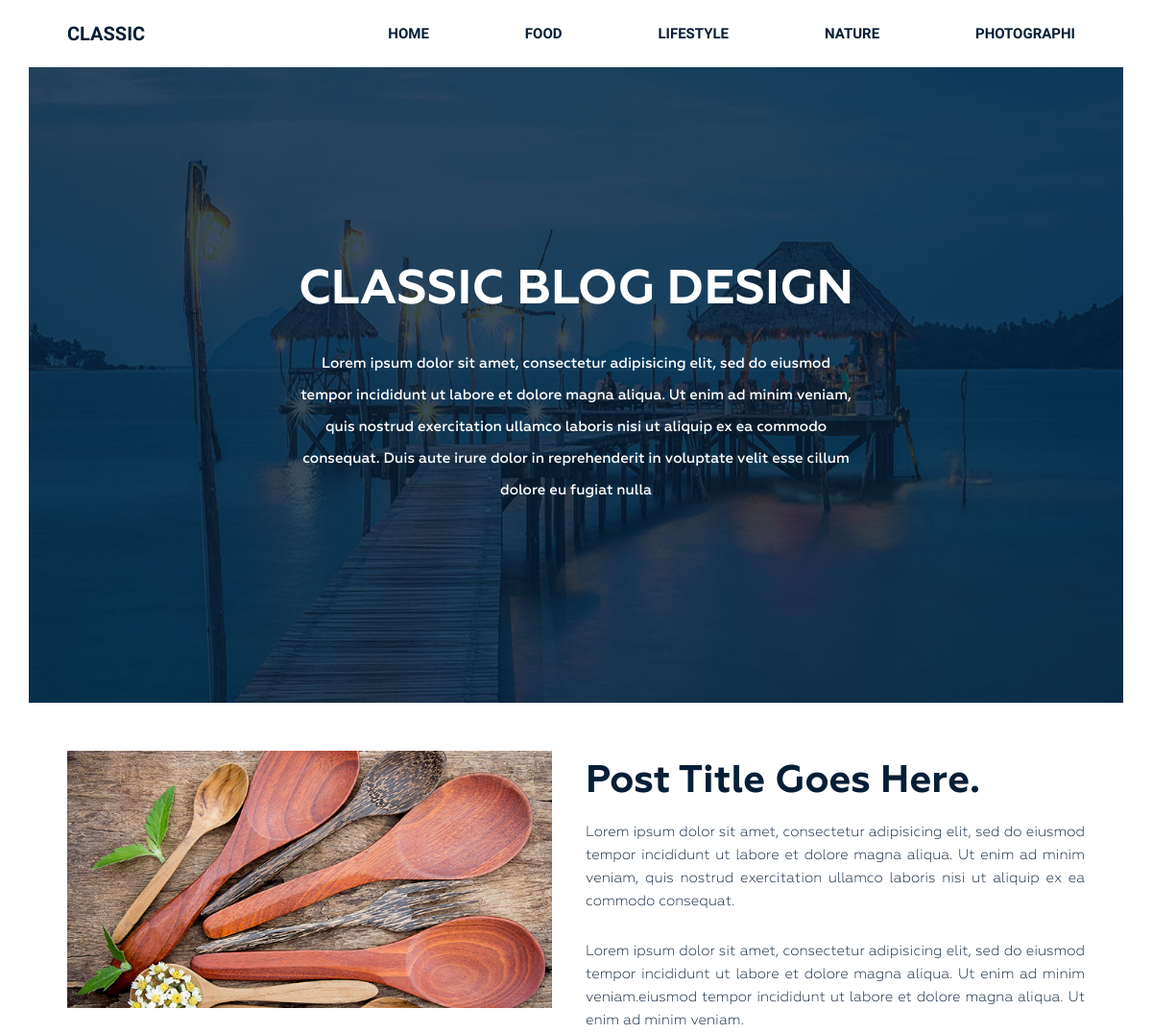
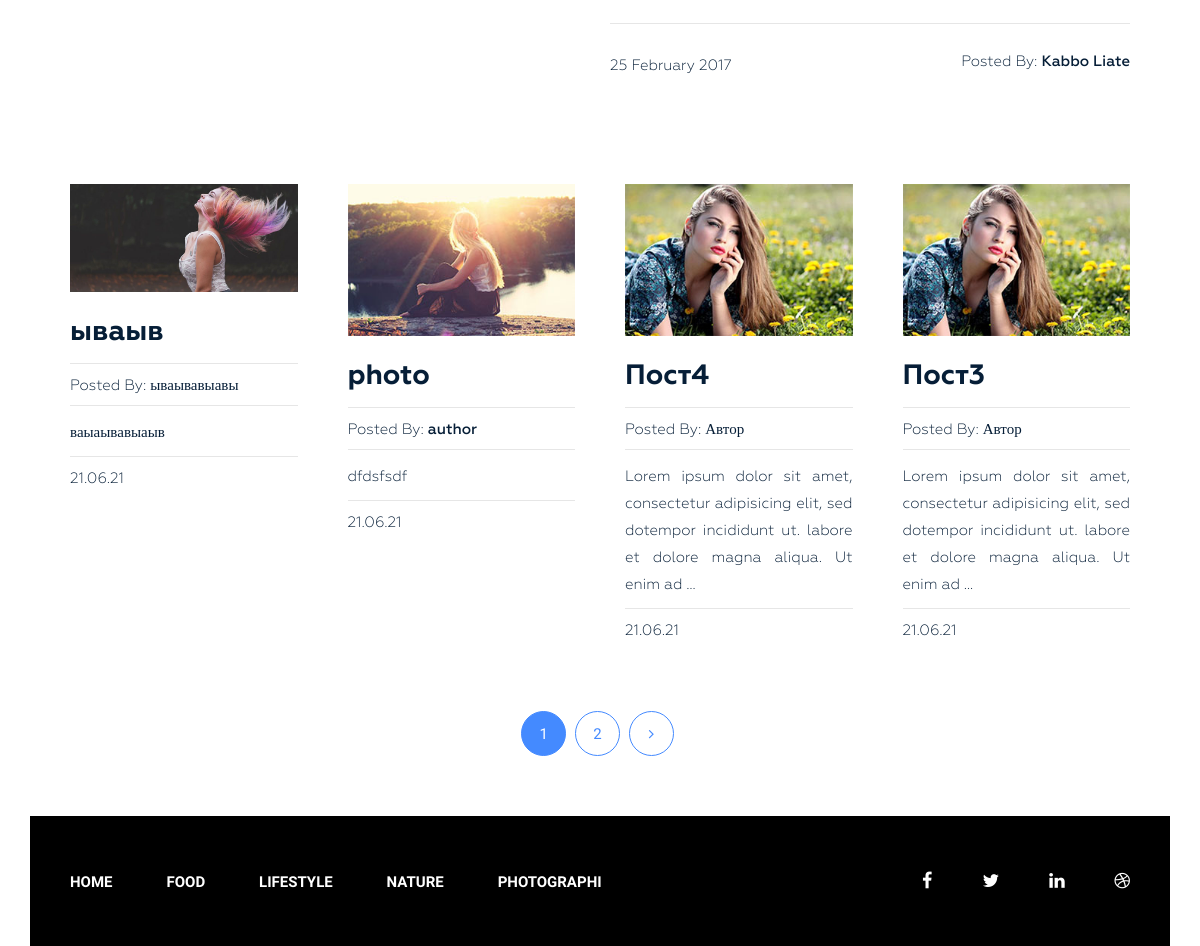
The page / on the database its author committed (2 pictures, top to bottom).
### Blog/models.py (models this page shows, shortened)
class Category(models.Model):
    title = models.CharField(max_length=250, verbose_name='Наименование')
    slug = models.SlugField(max_length=50, verbose_name='Url', unique=True)
    def get_absolute_url(self):
        return reverse('category', kwargs={'slug': self.slug})
    class Meta():
        verbose_name = 'Категория (ю)'
        verbose_name_plural = 'Категории'
        ordering = ['title']

class Post(models.Model):
    title = models.CharField(max_length=250, verbose_name='Наименование')
    slug = models.SlugField(max_length=50, verbose_name='Url', unique=True)
    author = models.CharField(max_length=100, verbose_name='Автор')
    content = models.TextField(blank=True, verbose_name='Контент')
    created_at = models.DateTimeField(auto_now_add=True, verbose_name='Дата создания')
    photo = models.ImageField(upload_to='photos/%Y/%m/%d/',blank=True, verbose_name='Изображение')
    views = models.IntegerField(default=0, verbose_name='Просмотры')
    category = models.ForeignKey(Category, on_delete=models.PROTECT, related_name='posts')
    tags = models.ManyToManyField(Tag, blank=True, related_name='posts', verbose_name='Посты')
    def get_absolute_url(self):
        return reverse('post', kwargs={'slug': self.slug})
    class Meta():
        verbose_name = 'Статья'
        verbose_name_plural = 'Статьи'
        ordering = ['-created_at']

### Blog/views.py (the view)
# urls.py: path('', Home.as_view(), name='home'),
class Home(ListView):
    model = Post
    template_name = 'Blog/index.html'
    context_object_name = 'posts'
    paginate_by = 4
    def get_context_data(self, *, object_list=None, **kwargs):
        context = super().get_context_data(**kwargs)
        context['title'] = 'Classic Blog Design'
        return context

### Blog/templatetags/menu.py (called while the page is built)
@register.inclusion_tag('Blog/menu_tpl.html')
def show_menu(menu_class='menu'):
    categories = Category.objects.all()
    return {'categories': categories, 'menu_class': menu_class}

### Blog/templates/Blog/index.html (shortened to what this page needs)
{% extends 'base.html' %}
{% load static %}
{% block content %}
<section class="bg-text-area">
    <div class="container">
        <div class="row">
            <div class="col-md-12">
                <div class="bg-text">
                    <h3>Classic BLOG Design</h3>
                    <p>Lorem ipsum dolor sit amet, consectetur adipisicing elit, sed do eiusmod tempor incididunt ut labore et dolore magna aliqua. Ut enim ad minim veniam, quis nostrud exercitation ullamco laboris nisi ut aliquip ex ea commodo consequat. Duis aute irure dolor in reprehenderit in voluptate velit esse cillum dolore eu fugiat nulla </p>
                </div>
            </div>
        </div>
    </div>
</section>
<section class="blog-post-area">
    <div class="container">
        <div class="row">
            <div class="blog-post-area-style">
                    <div class="col-md-12">
                        <div class="single-post-big">
                            <div class="big-image">
                                <img src="{% static 'img/post-image1.jpg' %}" alt="">
                            </div>
                            <div class="big-text">
                                <h3><a href="#">Post Title Goes Here.</a></h3>
                                <p>Lorem ipsum dolor sit amet, consectetur adipisicing elit, sed do eiusmod tempor incididunt ut labore et dolore magna aliqua. Ut enim ad minim veniam, quis nostrud exercitation ullamco laboris nisi ut aliquip ex ea commodo consequat.</p>
                                <p>Lorem ipsum dolor sit amet, consectetur adipisicing elit, sed do eiusmod tempor incididunt ut labore et dolore magna aliqua. Ut enim ad minim veniam.eiusmod tempor incididunt ut labore et dolore magna aliqua. Ut enim ad minim veniam.</p>
                                <h4><span class="date">25 February 2017</span><span class="author">Posted By: <span class="author-name">Kabbo Liate</span></span>
                                </h4>
                            </div>
                        </div>
                    </div>
                    {% for post in posts %}
                      <div class="col-md-3">
                        <div class="single-post">
                          {% if post.photo %}
                          <img src="{{ post.photo.url }}" alt="{{ post.title }}">
                          {% else %}
                          <img src="https://picsum.photos/id/237/300/201" alt="{{ post.title }}">
                          {% endif %}
                            <h3><a href="{{ post.get_absolute_url }}">{{ post.title }}</a></h3>
                            <h4><span>Posted By: <span class="author-name">{{ post.author }}</span></span>
                            </h4>
                            {{ post.content|truncatewords_html:20|safe }}
                            <h4><span>{{ post.created_at|date:"d.m.y" }}</span></h4>
                        </div>
                      </div>
                    {% endfor %}
            </div>
        </div>
    </div>
    {% include 'inc/_paginator.html' %}
</section>
{% endblock %}

### Blog/templates/Blog/menu_tpl.html
<div class="{{ menu_class }}">
    <ul>
        <li><a href="{% url 'home' %}">Home</a></li>
        {% for item in categories %}
          <li><a href="{{ item.get_absolute_url }}">{{ item.title }}</a></li>
        {% endfor %}
    </ul>
</div>

### DartBlog/static/style.css (style rules this page uses)
.wrapper header.header .menu { margin: 0 }
.wrapper header.header .menu ul { float: right; margin: 0; padding: 0; margin-right: 4px; }
.wrapper header.header .menu ul li { display: inline-block; list-style: outside none none; margin: 0 -4px 0 0; }
.wrapper header.header .menu ul li a { color: rgb(6, 30, 55); font-family: "Raleway", sans-serif; font-size: 15px; font-weight: 600; line-height: 70px; padding: 26px 50px; text-decoration: none; text-transform: uppercase; }
.wrapper section.bg-text-area .bg-text { background-image: url(img/bg-iamges.jpg); background-size: 100% 100%; padding: 205px 280px; }
.wrapper section.bg-text-area .bg-text h3 { color: #fff; font-family: Geometria; font-size: 50px; font-weight: 700; text-align: center; text-transform: uppercase; margin: 0; }
.wrapper section.bg-text-area .bg-text p { color: #fff; font-family: Geometria; font-size: 15px; font-weight: 500; line-height: 33px; margin: 32px 0 0; text-align: center; }
section.blog-post-area { margin-top: 50px; }
section.blog-post-area .big-image { float: left; width: 50%; padding-right: 35px; }
section.blog-post-area .big-text { float: right; width: 50%; padding-right: 20px; }
section.blog-post-area img { width: 100%; }
section.blog-post-area .big-text h3 { margin: 10px 0 0; }
section.blog-post-area .big-text h3 a { font-family: Geometria; font-weight: 700; font-size: 40px; color: #061e37; text-decoration: none; }
section.blog-post-area .big-text p { color: #061e37; font-family: Geometria; font-size: 15px; font-weight: 400; line-height: 24px; padding-top: 18px; text-align: justify; text-decoration: none; }
section.blog-post-area .big-text h4 { margin-top: 25px; padding-top: 30px; position: relative; }
section.blog-post-area .big-text h4::before { background: #e6e6e6 none repeat scroll 0 0; content: ""; height: 1px; position: absolute; top: 0; width: 100%; }
section.blog-post-area .single-post { padding-right: 20px; margin: 100px 0px 0px; }
section.blog-post-area h4 span { font-family: Geometria; font-weight: 400; font-size: 15px; color: #061e37; text-decoration: none; }
section.blog-post-area .big-text h4 span.author { float: right }
section.blog-post-area h4 span.author-name { font-weight: 500; }
.blog-post-area .single-post h3 a { font-family: Geometria; font-size: 28px; font-weight: 700; text-decoration: none; color: #061e37; }
.blog-post-area .single-post p { color: #061e37; font-family: Geometria; font-size: 15px; font-weight: 400; line-height: 27px; padding-top: 14px; position: relative; text-align: justify; }
.blog-post-area .single-post h4 { margin-bottom: 12px; padding-top: 10px; position: relative; }
.blog-post-area .single-post h4::before { background: #e6e6e6 none repeat scroll 0 0; content: ""; height: 1px; position: absolute; top: 0; width: 100%; }
.blog-post-area .single-post p::before { background: #e6e6e6 none repeat scroll 0 0; content: ""; height: 1px; position: absolute; top: 0; width: 100%; }
.blog-post-area .single-post h3 { margin: 25px 0 15px; }
.blog-post-area .blog-post-area-style { margin: 0 20px 0 40px; }
.wrapper footer.footer .footer-menu { margin: 0 }
.wrapper footer.footer .footer-menu ul { line-height: 130px; margin: 0; padding: 0; }
.wrapper footer.footer .footer-menu ul li { display: inline; list-style: outside none none; margin: 0; padding: 30px 0px; }
.wrapper footer.footer .footer-menu ul li a { color: #fff; font-family: "Raleway", sans-serif; font-size: 15px; font-weight: 600; line-height: 70px; margin-left: 40px; padding: 26px 10px 26px 0; text-decoration: none; text-transform: uppercase; }

### rows shown on the page
Category: title "FOOD"
Category: title "LIFESTYLE"
Category: title "NATURE"
Category: title "PHOTOGRAPHI"
Post: photo (picture), title "ываыв", author "ываывавыавы", content "ваыаывавыаыв", created_at "21.06.21"
Post: photo (picture), title "photo", author "author", content "dfdsfsdf", created_at "21.06.21"
Post: photo (picture), title "Пост4", author "Автор", content "Lorem ipsum dolor sit amet, consectetur adipisicing elit, sed dotempor incididunt ut. labore et dolore magna aliqua. Ut enim ad …", created_at "21.06.21"
Post: photo (picture), title "Пост3", author "Автор", content "Lorem ipsum dolor sit amet, consectetur adipisicing elit, sed dotempor incididunt ut. labore et dolore magna aliqua. Ut enim ad …", created_at "21.06.21"

### other values the page prints
{{ p }} "1"
{{ p }} "2"
